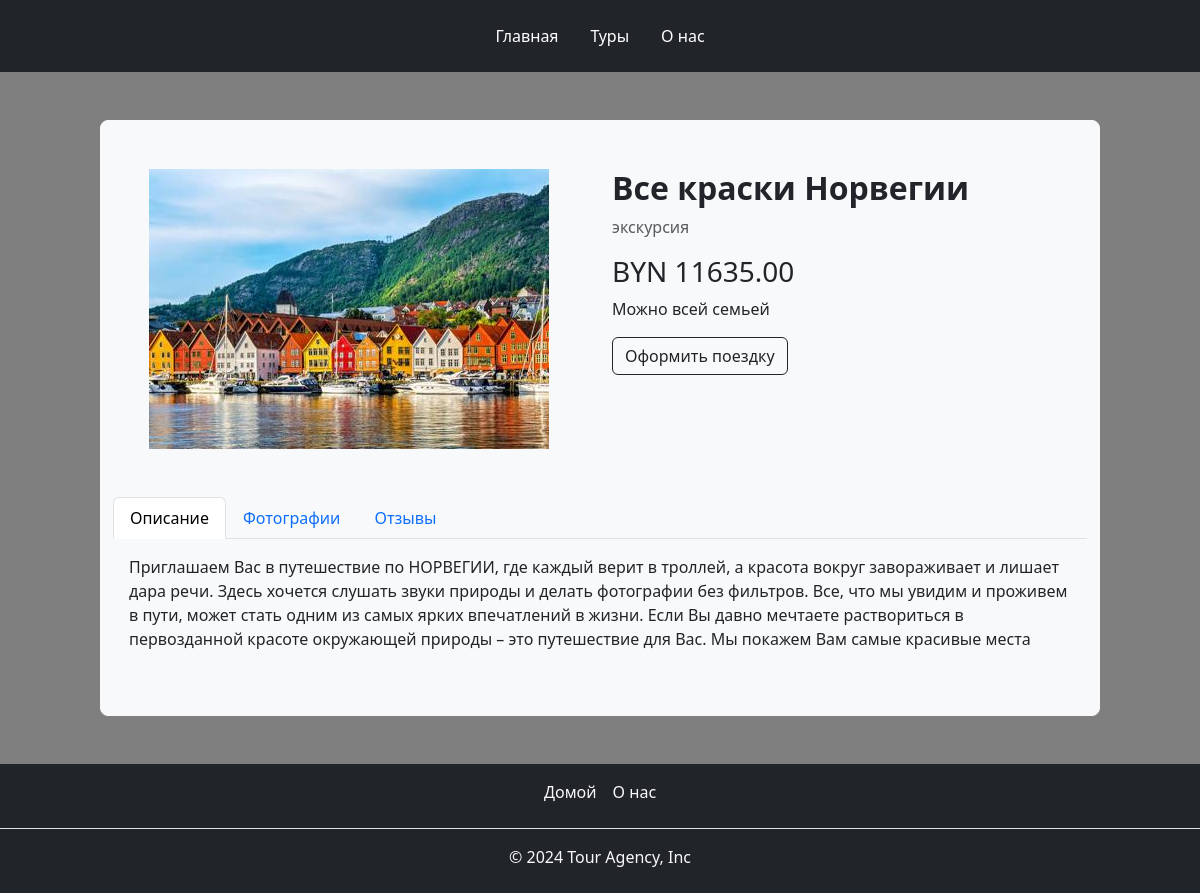
Before: /catalog/tour/vse-kraski-norvegii with the older database file.
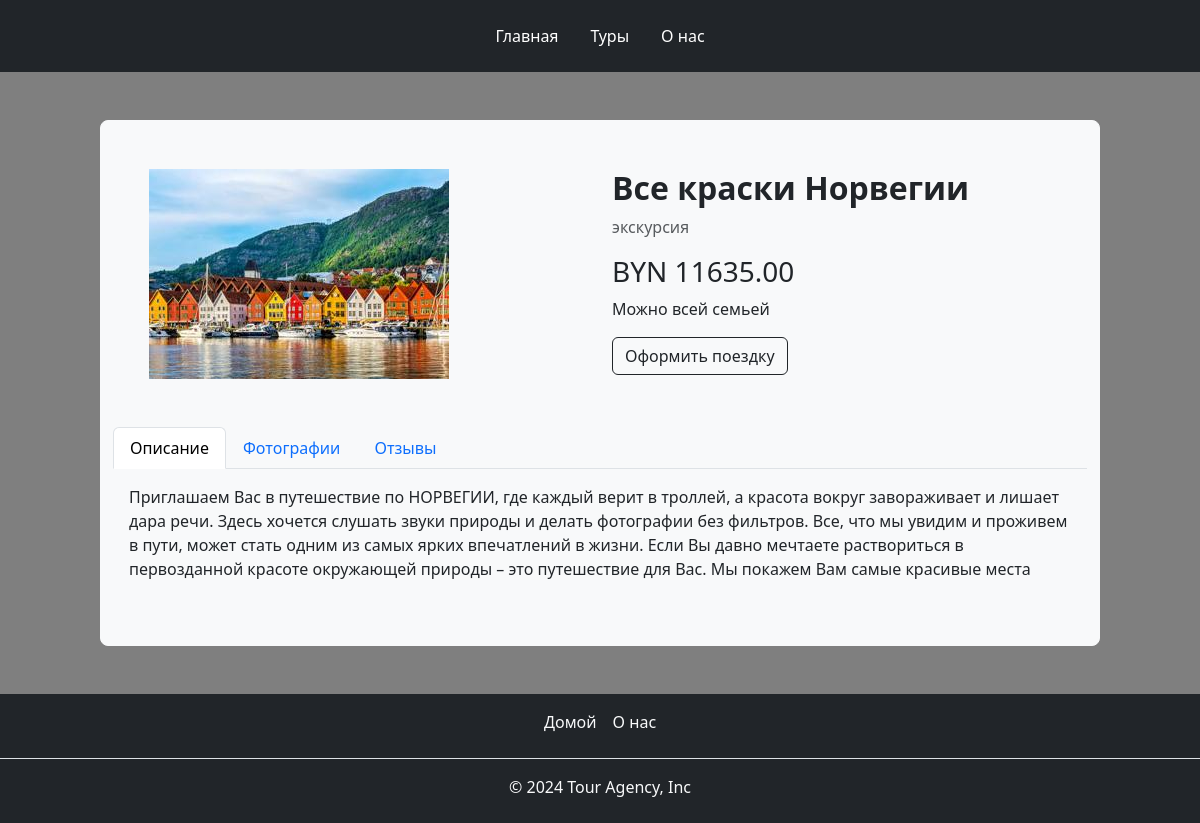
After: the same page with the newer database file.
### catalog/models.py (models this page shows, shortened)
class Tour(models.Model):
    name = models.CharField(max_length=200, verbose_name="Tour name")
    category = models.ForeignKey(Category, on_delete=models.CASCADE, related_name="tours")
    price = models.DecimalField(verbose_name="Price", max_digits=10, decimal_places=2)
    destination = models.ForeignKey(Country, on_delete=models.CASCADE, related_name="tours")
    city = models.CharField(verbose_name="City", max_length=50, null=True, blank=True)
    description = models.TextField(verbose_name="Description", null=True, blank=True)
    duration = models.IntegerField(verbose_name="Duration", null=True, blank=True)
    is_family = models.BooleanField(verbose_name="Family", null=True, blank=True, default=False)
    is_visa = models.BooleanField(verbose_name="Visa", null=True, blank=True)
    image = models.ImageField(
        verbose_name="Image",
        upload_to="products/%Y/%m/%d",
        blank=True,
        default="default_trip.png"
    )
    created_at = models.DateTimeField(auto_now_add=True)
    updated_at = models.DateTimeField(auto_now=True)
    slug = models.SlugField(max_length=100, unique=True)
    class Meta:
        verbose_name = "Tour"
        verbose_name_plural = "Tours"
        ordering = ["name"]

class Category(models.Model):
    name = models.CharField( verbose_name="Name", max_length=100)
    slug = models.SlugField(max_length=100, unique=True)
    class Meta:
        verbose_name = "Category"
        verbose_name_plural = "Categories"

### catalog/views.py (the view)
# urls.py: path("tour/<slug:tour_slug>", TourDetailView.as_view(), name="tour_detail")
class TourDetailView(DetailView):
    model = Tour
    template_name = "tour.html"
    slug_url_kwarg = "tour_slug"
    context_object_name = "tour"
    def get_context_data(self, **kwargs):
        context = super().get_context_data(**kwargs)
        context["title"] = f"Tour Agency - {context['tour'].name}"
        tour = get_object_or_404(Tour, slug=self.kwargs.get("tour_slug"))
        context["tour_photos"] = tour.tour_photos.all()
        return context

### catalog/templates/tour.html (shortened to what this page needs)
{% extends 'base.html' %}
{% block content %}
    <div class="container bg-light py-5 my-5 border border-light rounded-3" style=
            "max-width: 1000px;">
        <div class="row">
            <div class="col-lg-6 ps-5">
                <img src="{{ tour.image.url }}" class="img-fluid" alt="Tour Image">
            </div>
            <div class="col-lg-6">
                <h2 class="fw-bold">{{ tour.name }}</h2>
                <p class="text-muted">{{ tour.category.name }}</p>
                <h3 class="my-2">BYN {{ tour.price }}</h3>
                {% if tour.is_family %}
                    <p class="mb-2">Можно всей семьей</p>
                {% else %}
                    <p class="mb-2">Рекомендовано для поездки с друзьями</p>
                {% endif %}
                <button class="btn btn-outline-dark mt-2" onclick="window.location.href='{% url 'orders:create_order' tour.slug %}'">Оформить поездку</button>
            </div>
        </div>
        <ul class="nav nav-tabs mt-5" id="productTab" role="tablist">
            <li class="nav-item" role="presentation">
                <button class="nav-link active" id="description-tab" data-bs-toggle="tab" data-bs-target="#description"
                        type="button" role="tab" aria-controls="description" aria-selected="true">Описание
                </button>
            </li>
            <li class="nav-item" role="presentation">
                <button class="nav-link" id="specs-tab" data-bs-toggle="tab" data-bs-target="#specs" type="button"
                        role="tab" aria-controls="specs" aria-selected="false">Фотографии
                </button>
            </li>
            <li class="nav-item" role="presentation">
                <button class="nav-link" id="reviews-tab" data-bs-toggle="tab" data-bs-target="#reviews" type="button"
                        role="tab" aria-controls="reviews" aria-selected="false">Отзывы
                </button>
            </li>
        </ul>
        <div class="tab-content" id="productTabContent">
            <div class="tab-pane fade show active" id="description" role="tabpanel" aria-labelledby="description-tab">
                <p class="m-3">
                    {{ tour.description }}
                </p>
            </div>
        </div>
    </div>
{% endblock %}

Changed rows visible on the page:
changed Tour "Все краски Норвегии": image: a different picture
